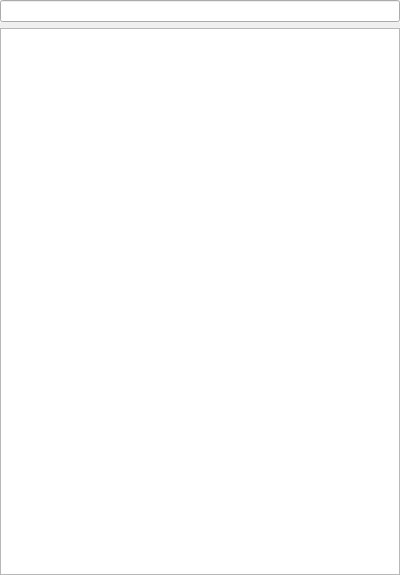
<ui version="4.0" >
 <class>HistoryWidget</class>
 <widget class="QWidget" name="HistoryWidget" >
  <property name="geometry" >
   <rect>
    <x>0</x>
    <y>0</y>
    <width>400</width>
    <height>575</height>
   </rect>
  </property>
  <layout class="QVBoxLayout" >
   <property name="margin" >
    <number>0</number>
   </property>
   <property name="spacing" >
    <number>6</number>
   </property>
   <item>
    <widget class="ClearLineEdit" name="lineEdit" />
   </item>
   <item>
    <widget class="QTreeView" name="treeView" >
     <property name="contextMenuPolicy" >
      <enum>Qt::CustomContextMenu</enum>
     </property>
     <property name="editTriggers" >
      <set>QAbstractItemView::NoEditTriggers</set>
     </property>
     <property name="rootIsDecorated" >
      <bool>false</bool>
     </property>
     <property name="uniformRowHeights" >
      <bool>true</bool>
     </property>
    </widget>
   </item>
  </layout>
 </widget>
 <customwidgets>
  <customwidget>
   <class>ClearLineEdit</class>
   <extends>QLineEdit</extends>
   <header>qtutil/ClearLineEdit.h</header>
  </customwidget>
 </customwidgets>
 <resources/>
 <connections/>
</ui>
